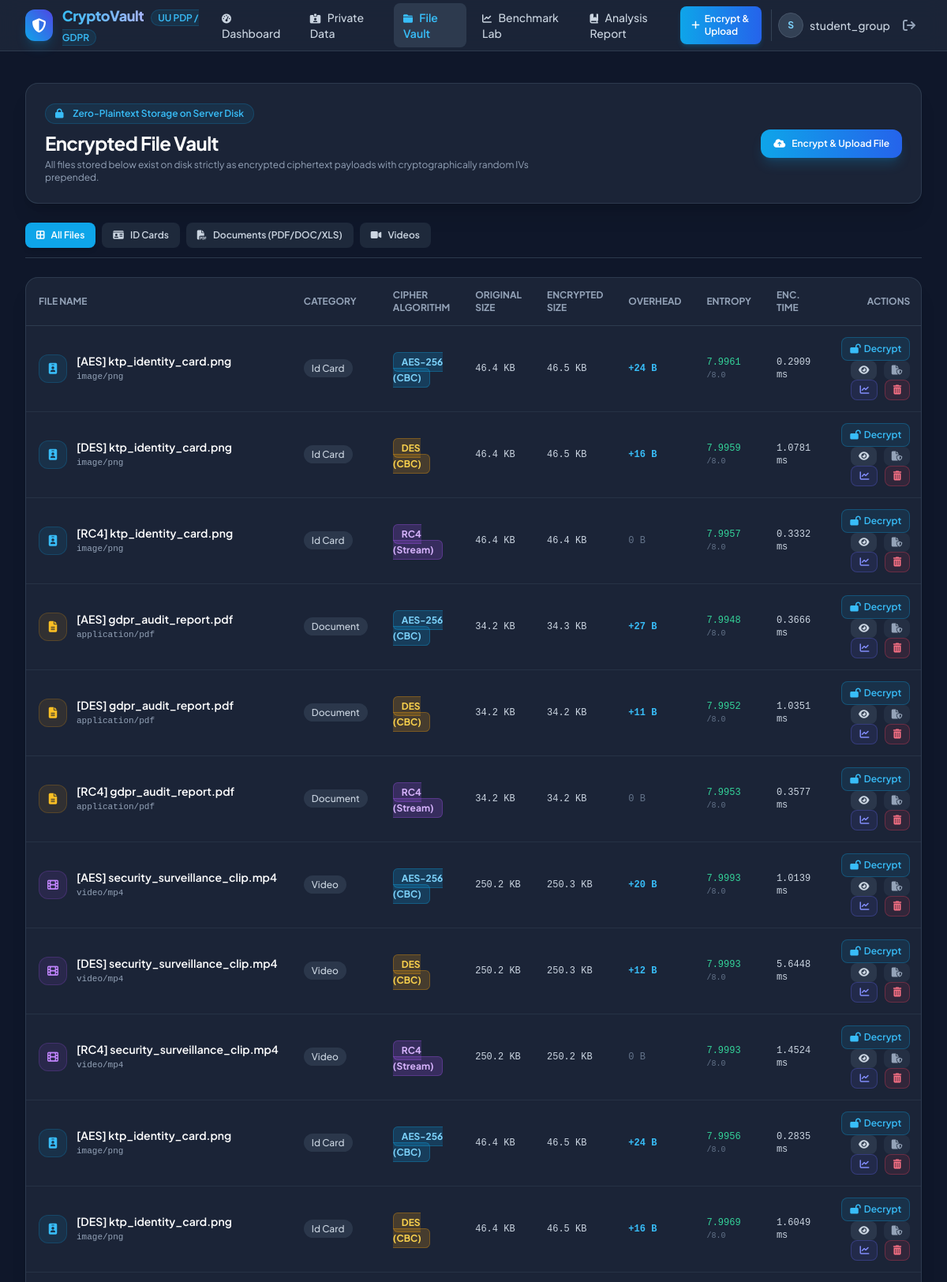
/files (signed in, upper part), run on the app's committed database.
### tables this page shows
CREATE TABLE stored_files (
        id INTEGER PRIMARY KEY AUTOINCREMENT,
        user_id INTEGER NOT NULL,
        category TEXT NOT NULL, -- 'id_card', 'document', 'video'
        original_filename TEXT NOT NULL,
        file_type TEXT NOT NULL,
        original_size INTEGER NOT NULL,
        cipher_algorithm TEXT NOT NULL, -- 'AES', 'DES', or 'RC4'
        storage_filename TEXT NOT NULL,
        encrypted_size INTEGER NOT NULL,
        encryption_time_ms REAL NOT NULL,
        entropy REAL,
        iv_hex TEXT,
        created_at TIMESTAMP DEFAULT CURRENT_TIMESTAMP,
        FOREIGN KEY(user_id) REFERENCES users(id) ON DELETE CASCADE
    );

### app.py (the view)
@app.route('/files')
@login_required
def files_vault():
    user_id = session['user_id']
    category = request.args.get('category')
    files = database.get_user_files(user_id, category)
    return render_template('files.html', files=files, current_category=category)

### app.py (called while the page is built)
def login_required(f):
    @wraps(f)
    def decorated_function(*args, **kwargs):
        if 'user_id' not in session:
            flash("Please log in to access this page.", "warning")
            return redirect(url_for('login'))
        return f(*args, **kwargs)
    return decorated_function

### src/database.py (called while the page is built)
def get_db_connection():
    conn = sqlite3.connect(DB_PATH)
    conn.row_factory = sqlite3.Row
    return conn

def get_user_files(user_id: int, category: Optional[str] = None) -> List[Dict[str, Any]]:
    conn = get_db_connection()
    cursor = conn.cursor()
    if category:
        cursor.execute(
            "SELECT * FROM stored_files WHERE user_id = ? AND category = ? ORDER BY created_at DESC",
            (user_id, category)
        )
    else:
        cursor.execute(
            "SELECT * FROM stored_files WHERE user_id = ? ORDER BY created_at DESC",
            (user_id,)
        )
    rows = cursor.fetchall()
    conn.close()
    return [dict(r) for r in rows]

### templates/files.html (shortened to what this page needs)
{% extends "base.html" %}
{% block content %}
<div class="space-y-6">
  <div class="rounded-2xl bg-slate-800/80 border border-slate-700/80 p-6 shadow-xl flex flex-col md:flex-row md:items-center justify-between gap-4">
    <div>
      <div class="inline-flex items-center space-x-2 px-3 py-1 rounded-full bg-sky-500/10 border border-sky-500/20 text-sky-400 text-xs font-semibold mb-2">
        <i class="fa-solid fa-lock text-xs mr-1"></i>
        <span>Zero-Plaintext Storage on Server Disk</span>
      </div>
      <h1 class="text-2xl font-bold text-white tracking-tight">Encrypted File Vault</h1>
      <p class="text-xs text-slate-400 mt-1 max-w-2xl">
        All files stored below exist on disk strictly as encrypted ciphertext payloads with cryptographically random IVs prepended.
      </p>
    </div>
    <div class="flex items-center space-x-3">
      <a href="{{ url_for('upload_file') }}"
         class="inline-flex items-center px-4 py-2.5 rounded-xl bg-gradient-to-r from-sky-500 to-blue-600 hover:from-sky-400 hover:to-blue-500 text-white text-xs font-semibold shadow-lg shadow-sky-500/20 transition-all">
        <i class="fa-solid fa-cloud-arrow-up mr-2"></i> Encrypt & Upload File
      </a>
    </div>
  </div>
  <div class="flex items-center space-x-2 border-b border-slate-700/80 pb-3">
    <a href="{{ url_for('files_vault') }}"
       class="px-3.5 py-2 rounded-lg text-xs font-semibold transition-colors {{ 'bg-sky-500 text-white shadow-md' if not current_category else 'bg-slate-800 text-slate-300 hover:bg-slate-750' }}">
      <i class="fa-solid fa-border-all mr-1.5"></i> All Files
    </a>
    <a href="{{ url_for('files_vault', category='id_card') }}"
       class="px-3.5 py-2 rounded-lg text-xs font-semibold transition-colors {{ 'bg-sky-500 text-white shadow-md' if current_category == 'id_card' else 'bg-slate-800 text-slate-300 hover:bg-slate-750' }}">
      <i class="fa-solid fa-id-card mr-1.5"></i> ID Cards
    </a>
    <a href="{{ url_for('files_vault', category='document') }}"
       class="px-3.5 py-2 rounded-lg text-xs font-semibold transition-colors {{ 'bg-sky-500 text-white shadow-md' if current_category == 'document' else 'bg-slate-800 text-slate-300 hover:bg-slate-750' }}">
      <i class="fa-solid fa-file-pdf mr-1.5"></i> Documents (PDF/DOC/XLS)
    </a>
    <a href="{{ url_for('files_vault', category='video') }}"
       class="px-3.5 py-2 rounded-lg text-xs font-semibold transition-colors {{ 'bg-sky-500 text-white shadow-md' if current_category == 'video' else 'bg-slate-800 text-slate-300 hover:bg-slate-750' }}">
      <i class="fa-solid fa-video mr-1.5"></i> Videos
    </a>
  </div>
  <div class="bg-slate-800/80 border border-slate-700/80 rounded-2xl shadow-xl overflow-hidden">
    {% if files %}
    <div class="overflow-x-auto">
      <table class="w-full text-left border-collapse text-sm">
        <thead>
          <tr class="bg-slate-850 border-b border-slate-700/80 text-xs font-semibold uppercase text-slate-400">
            <th class="py-3.5 px-4">File Name</th>
            <th class="py-3.5 px-4">Category</th>
            <th class="py-3.5 px-4">Cipher Algorithm</th>
            <th class="py-3.5 px-4">Original Size</th>
            <th class="py-3.5 px-4">Encrypted Size</th>
            <th class="py-3.5 px-4">Overhead</th>
            <th class="py-3.5 px-4">Entropy</th>
            <th class="py-3.5 px-4">Enc. Time</th>
            <th class="py-3.5 px-4 text-right">Actions</th>
          </tr>
        </thead>
        <tbody class="divide-y divide-slate-700/50">
          {% for f in files %}
          <tr class="hover:bg-slate-750/50 transition-colors">
            <td class="py-3.5 px-4 font-medium text-slate-200">
              <div class="flex items-center space-x-3">
                <div class="w-9 h-9 rounded-xl flex items-center justify-center text-sm
                  {% if f.category == 'id_card' %}bg-sky-500/10 text-sky-400 border border-sky-500/20
                  {% elif f.category == 'video' %}bg-purple-500/10 text-purple-400 border border-purple-500/20
                  {% else %}bg-amber-500/10 text-amber-400 border border-amber-500/20{% endif %}">
                  {% if f.category == 'id_card' %}
                    <i class="fa-solid fa-id-badge"></i>
                  {% elif f.category == 'video' %}
                    <i class="fa-solid fa-film"></i>
                  {% else %}
                    <i class="fa-solid fa-file-lines"></i>
                  {% endif %}
                </div>
                <div>
                  <div class="font-semibold text-white truncate max-w-xs" title="{{ f.original_filename }}">
                    {{ f.original_filename }}
                  </div>
                  <div class="text-[11px] text-slate-400 font-mono">
                    {{ f.file_type }}
                  </div>
                </div>
              </div>
            </td>
            <td class="py-3.5 px-4 text-xs">
              <span class="capitalize px-2.5 py-1 rounded-full bg-slate-700/70 text-slate-300 font-medium">
                {{ f.category.replace('_', ' ') }}
              </span>
            </td>
            <td class="py-3.5 px-4">
              {% if f.cipher_algorithm == 'AES' %}
                <span class="px-2.5 py-1 rounded-md text-xs font-bold bg-sky-500/20 text-sky-300 border border-sky-500/30">
                  AES-256 (CBC)
                </span>
              {% elif f.cipher_algorithm == 'DES' %}
                <span class="px-2.5 py-1 rounded-md text-xs font-bold bg-amber-500/20 text-amber-300 border border-amber-500/30">
                  DES (CBC)
                </span>
              {% else %}
                <span class="px-2.5 py-1 rounded-md text-xs font-bold bg-purple-500/20 text-purple-300 border border-purple-500/30">
                  RC4 (Stream)
                </span>
              {% endif %}
            </td>
            <td class="py-3.5 px-4 text-xs text-slate-300 font-mono">
              {% if f.original_size >= 1048576 %}
                {{ (f.original_size / 1048576)|round(2) }} MB
              {% else %}
                {{ (f.original_size / 1024)|round(1) }} KB
              {% endif %}
            </td>
            <td class="py-3.5 px-4 text-xs text-slate-300 font-mono">
              {% if f.encrypted_size >= 1048576 %}
                {{ (f.encrypted_size / 1048576)|round(2) }} MB
              {% else %}
                {{ (f.encrypted_size / 1024)|round(1) }} KB
              {% endif %}
            </td>
            <td class="py-3.5 px-4 text-xs font-mono">
              {% set diff = f.encrypted_size - f.original_size %}
              {% if diff > 0 %}
                <span class="text-sky-400 font-semibold">+{{ diff }} B</span>
              {% elif diff == 0 %}
                <span class="text-slate-500">0 B</span>
              {% else %}
                <span class="text-emerald-400">{{ diff }} B</span>
              {% endif %}
            </td>
            <td class="py-3.5 px-4 text-xs font-mono">
              <span class="text-emerald-400 font-medium">{{ f.entropy }}</span>
              <span class="text-[10px] text-slate-500">/8.0</span>
            </td>
            <td class="py-3.5 px-4 text-xs text-slate-300 font-mono">
              {{ f.encryption_time_ms }} ms
            </td>
            <td class="py-3.5 px-4 text-right space-x-1.5">
              <a href="{{ url_for('download_file', file_id=f.id) }}"
                 class="inline-flex items-center px-2.5 py-1.5 rounded-lg bg-sky-500/10 hover:bg-sky-500/20 text-sky-400 text-xs font-semibold border border-sky-500/30 transition-colors"
                 title="Decrypt and Download">
                <i class="fa-solid fa-lock-open mr-1"></i> Decrypt
              </a>
              <a href="{{ url_for('preview_file', file_id=f.id) }}" target="_blank"
                 class="inline-flex items-center px-2.5 py-1.5 rounded-lg bg-slate-700/70 hover:bg-slate-700 text-slate-300 text-xs font-medium transition-colors"
                 title="Preview Decrypted in Browser">
                <i class="fa-solid fa-eye"></i>
              </a>
              <a href="{{ url_for('download_raw_encrypted', file_id=f.id) }}"
                 class="inline-flex items-center px-2.5 py-1.5 rounded-lg bg-slate-700/40 hover:bg-slate-700 text-slate-400 text-xs font-medium transition-colors"
                 title="Download Raw Encrypted File on Disk">
                <i class="fa-solid fa-file-shield"></i>
              </a>
              <button onclick="runBenchmarkOnFile({{ f.id }}, '{{ f.original_filename }}')"
                      class="inline-flex items-center px-2.5 py-1.5 rounded-lg bg-indigo-500/10 hover:bg-indigo-500/20 text-indigo-400 text-xs font-medium border border-indigo-500/30 transition-colors"
                      title="Run Multi-Cipher Download Benchmark">
                <i class="fa-solid fa-chart-line"></i>
              </button>
              <form action="{{ url_for('delete_file', file_id=f.id) }}" method="POST" class="inline" onsubmit="return confirm('Permanently delete this encrypted file?');">
                <button type="submit" class="inline-flex items-center px-2.5 py-1.5 rounded-lg bg-rose-500/10 hover:bg-rose-500/20 text-rose-400 text-xs font-medium border border-rose-500/30 transition-colors" title="Delete File">
                  <i class="fa-solid fa-trash-can"></i>
                </button>
              </form>
            </td>
          </tr>
          {% endfor %}
        </tbody>
      </table>
    </div>
    {% endif %}
  </div>
</div>
{% endblock %}

### templates/base.html (shortened to what this page needs)
<!DOCTYPE html>
<html lang="en">
<head>
  <script src="https://cdn.tailwindcss.com"></script>
  <link rel="stylesheet" href="https://cdnjs.cloudflare.com/ajax/libs/font-awesome/6.4.0/css/all.min.css">
</head>
<body class="bg-slate-900 text-slate-100 min-h-screen flex flex-col antialiased selection:bg-sky-500 selection:text-white">
  <nav class="bg-slate-800/80 backdrop-blur-md border-b border-slate-700/80 sticky top-0 z-50">
    <div class="max-w-7xl mx-auto px-4 sm:px-6 lg:px-8">
      <div class="flex items-center justify-between h-16">
        <div class="flex items-center space-x-3">
          <a href="{{ url_for('dashboard') if session.get('user_id') else url_for('login') }}" class="flex items-center space-x-3 group">
            <div class="w-10 h-10 rounded-xl bg-gradient-to-tr from-sky-500 to-indigo-600 flex items-center justify-center shadow-lg shadow-sky-500/20 group-hover:scale-105 transition-transform">
              <i class="fa-solid fa-shield-halved text-white text-lg"></i>
            </div>
            <div>
              <span class="font-extrabold text-lg tracking-tight bg-gradient-to-r from-sky-400 to-indigo-300 bg-clip-text text-transparent">CryptoVault</span>
              <span class="text-xs font-semibold px-2 py-0.5 ml-1.5 rounded-full bg-sky-500/10 text-sky-400 border border-sky-500/20">UU PDP / GDPR</span>
            </div>
          </a>
        </div>
        {% if session.get('user_id') %}
        <div class="hidden md:flex items-center space-x-1 lg:space-x-2">
          <a href="{{ url_for('dashboard') }}" class="px-3 py-2 rounded-lg text-sm font-medium transition-colors hover:bg-slate-700/60 {{ 'bg-slate-700/80 text-sky-400 font-semibold' if request.endpoint == 'dashboard' else 'text-slate-300' }}">
            <i class="fa-solid fa-gauge-high mr-1.5 text-xs"></i> Dashboard
          </a>
          <a href="{{ url_for('profile') }}" class="px-3 py-2 rounded-lg text-sm font-medium transition-colors hover:bg-slate-700/60 {{ 'bg-slate-700/80 text-sky-400 font-semibold' if request.endpoint == 'profile' else 'text-slate-300' }}">
            <i class="fa-solid fa-id-card-clip mr-1.5 text-xs"></i> Private Data
          </a>
          <a href="{{ url_for('files_vault') }}" class="px-3 py-2 rounded-lg text-sm font-medium transition-colors hover:bg-slate-700/60 {{ 'bg-slate-700/80 text-sky-400 font-semibold' if request.endpoint in ('files_vault', 'upload_file') else 'text-slate-300' }}">
            <i class="fa-solid fa-folder-closed mr-1.5 text-xs"></i> File Vault
          </a>
          <a href="{{ url_for('benchmark') }}" class="px-3 py-2 rounded-lg text-sm font-medium transition-colors hover:bg-slate-700/60 {{ 'bg-slate-700/80 text-sky-400 font-semibold' if request.endpoint == 'benchmark' else 'text-slate-300' }}">
            <i class="fa-solid fa-chart-line mr-1.5 text-xs"></i> Benchmark Lab
          </a>
          <a href="{{ url_for('view_report') }}" class="px-3 py-2 rounded-lg text-sm font-medium transition-colors hover:bg-slate-700/60 {{ 'bg-slate-700/80 text-sky-400 font-semibold' if request.endpoint == 'view_report' else 'text-slate-300' }}">
            <i class="fa-solid fa-book-bookmark mr-1.5 text-xs"></i> Analysis Report
          </a>
        </div>
        <div class="hidden md:flex items-center space-x-3">
          <a href="{{ url_for('upload_file') }}" class="bg-gradient-to-r from-sky-500 to-blue-600 hover:from-sky-400 hover:to-blue-500 text-white text-xs font-semibold px-3.5 py-2 rounded-lg shadow-md shadow-sky-500/20 transition-all flex items-center space-x-1.5">
            <i class="fa-solid fa-plus"></i>
            <span>Encrypt & Upload</span>
          </a>
          <div class="flex items-center pl-2 border-l border-slate-700 space-x-2">
            <div class="w-8 h-8 rounded-full bg-slate-700 flex items-center justify-center text-xs font-bold text-sky-300 border border-slate-600">
              {{ session.get('username', 'U')[0]|upper }}
            </div>
            <span class="text-sm font-medium text-slate-300">{{ session.get('username') }}</span>
            <a href="{{ url_for('logout') }}" title="Logout" class="p-2 text-slate-400 hover:text-red-400 transition-colors">
              <i class="fa-solid fa-arrow-right-from-bracket"></i>
            </a>
          </div>
        </div>
        {% else %}
        <div class="flex items-center space-x-3">
          <a href="{{ url_for('login') }}" class="text-sm text-slate-300 hover:text-white px-3 py-1.5">Login</a>
          <a href="{{ url_for('register') }}" class="text-sm bg-sky-500 hover:bg-sky-400 text-white px-4 py-1.5 rounded-lg font-medium shadow-sm">Register</a>
        </div>
        {% endif %}
      </div>
    </div>
  </nav>
  <div class="max-w-7xl mx-auto px-4 sm:px-6 lg:px-8 pt-4 w-full">
  </div>
  <main class="flex-1 max-w-7xl mx-auto px-4 sm:px-6 lg:px-8 py-6 w-full">
    {% block content %}{% endblock %}
  </main>
</body>
</html>

### templates/base.html (style rules this page uses)
body { font-family: 'Plus Jakarta Sans', sans-serif; }
code, pre, .font-mono { font-family: 'JetBrains Mono', monospace; }

### data on the page
stored_files: original_filename "[AES] ktp_identity_card.png", file_type "image/png", category.replace "Id Card", cipher_algorithm "AES-256 (CBC)", (f.original_size/1024)|round(1) "46.4", (f.encrypted_size/1024)|round(1) "46.5", diff "24", entropy "7.9961", encryption_time_ms "0.2909"
stored_files: original_filename "[DES] ktp_identity_card.png", file_type "image/png", category.replace "Id Card", cipher_algorithm "DES (CBC)", (f.original_size/1024)|round(1) "46.4", (f.encrypted_size/1024)|round(1) "46.5", diff "16", entropy "7.9959", encryption_time_ms "1.0781"
stored_files: original_filename "[RC4] ktp_identity_card.png", file_type "image/png", category.replace "Id Card", cipher_algorithm "RC4 (Stream)", (f.original_size/1024)|round(1) "46.4", (f.encrypted_size/1024)|round(1) "46.4", shows "0 B", entropy "7.9957", encryption_time_ms "0.3332"
stored_files: original_filename "[AES] gdpr_audit_report.pdf", file_type "application/pdf", category.replace "Document", cipher_algorithm "AES-256 (CBC)", (f.original_size/1024)|round(1) "34.2", (f.encrypted_size/1024)|round(1) "34.3", diff "27", entropy "7.9948", encryption_time_ms "0.3666"
stored_files: original_filename "[DES] gdpr_audit_report.pdf", file_type "application/pdf", category.replace "Document", cipher_algorithm "DES (CBC)", (f.original_size/1024)|round(1) "34.2", (f.encrypted_size/1024)|round(1) "34.2", diff "11", entropy "7.9952", encryption_time_ms "1.0351"
stored_files: original_filename "[RC4] gdpr_audit_report.pdf", file_type "application/pdf", category.replace "Document", cipher_algorithm "RC4 (Stream)", (f.original_size/1024)|round(1) "34.2", (f.encrypted_size/1024)|round(1) "34.2", shows "0 B", entropy "7.9953", encryption_time_ms "0.3577"
stored_files: original_filename "[AES] security_surveillance_clip.mp4", file_type "video/mp4", category.replace "Video", cipher_algorithm "AES-256 (CBC)", (f.original_size/1024)|round(1) "250.2", (f.encrypted_size/1024)|round(1) "250.3", diff "20", entropy "7.9993", encryption_time_ms "1.0139"
stored_files: original_filename "[DES] security_surveillance_clip.mp4", file_type "video/mp4", category.replace "Video", cipher_algorithm "DES (CBC)", (f.original_size/1024)|round(1) "250.2", (f.encrypted_size/1024)|round(1) "250.3", diff "12", entropy "7.9993", encryption_time_ms "5.6448"
stored_files: original_filename "[RC4] security_surveillance_clip.mp4", file_type "video/mp4", category.replace "Video", cipher_algorithm "RC4 (Stream)", (f.original_size/1024)|round(1) "250.2", (f.encrypted_size/1024)|round(1) "250.2", shows "0 B", entropy "7.9993", encryption_time_ms "1.4524"
stored_files: original_filename "[AES] ktp_identity_card.png", file_type "image/png", category.replace "Id Card", cipher_algorithm "AES-256 (CBC)", (f.original_size/1024)|round(1) "46.4", (f.encrypted_size/1024)|round(1) "46.5", diff "24", entropy "7.9956", encryption_time_ms "0.2835"
stored_files: original_filename "[DES] ktp_identity_card.png", file_type "image/png", category.replace "Id Card", cipher_algorithm "DES (CBC)", (f.original_size/1024)|round(1) "46.4", (f.encrypted_size/1024)|round(1) "46.5", diff "16", entropy "7.9969", encryption_time_ms "1.6049"

### other printed values
{{ session.get('username', 'U')[0]|upper }} "S"
{{ session.get('username') }} "student_group"
